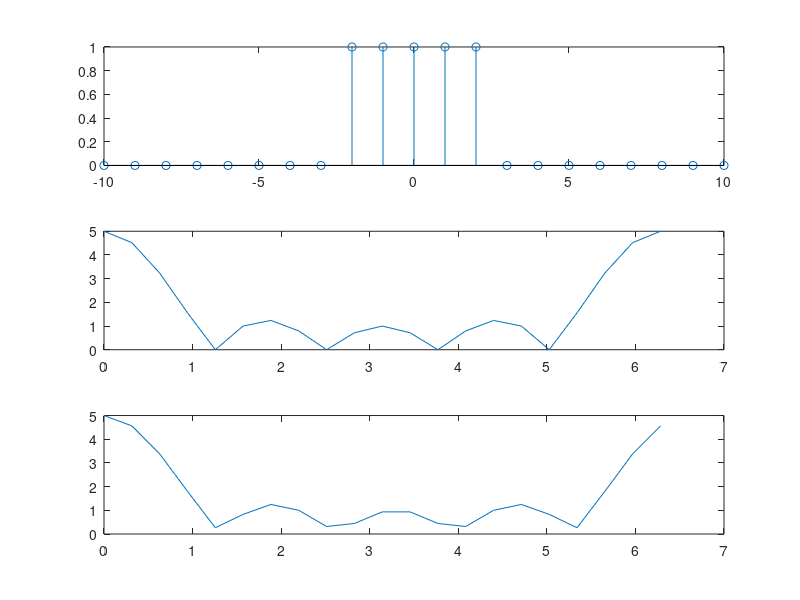

Write the MATLAB code that produced this figure.
%lab3q2

clear
clc
clf

n=-10:10;
x(1,21)=0;
x(9:13)=1;

w=[0:2*pi/20:2*pi]
ft=0;

for k=1:21
    sum=0
    for i=1:21
        sum=sum+x(i)*exp(-j*w(k)*n(i))
    end
    ft(k)=sum
end

subplot(3,1,1)
stem(-10:10,x)
subplot(3,1,2)
plot(w,abs(ft))
subplot(3,1,3)
plot(w,abs(fft(x)))
